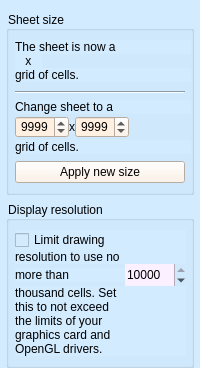
        <widget class="QWidget" name="sheet_tab">
         <property name="styleSheet">
          <string>background-color: rgb(210, 235, 255);</string>
         </property>
         <attribute name="title">
          <string>Sheet</string>
         </attribute>
         <layout class="QVBoxLayout" name="verticalLayout_23">
          <property name="leftMargin">
           <number>6</number>
          </property>
          <property name="rightMargin">
           <number>6</number>
          </property>
          <property name="bottomMargin">
           <number>0</number>
          </property>
          <item>
           <widget class="QGroupBox" name="gbox_sheet_size">
            <property name="sizePolicy">
             <sizepolicy hsizetype="Minimum" vsizetype="Fixed">
              <horstretch>0</horstretch>
              <verstretch>0</verstretch>
             </sizepolicy>
            </property>
            <property name="title">
             <string>Sheet size</string>
            </property>
            <layout class="QVBoxLayout" name="verticalLayout_19">
             <property name="leftMargin">
              <number>6</number>
             </property>
             <property name="rightMargin">
              <number>0</number>
             </property>
             <item>
              <layout class="QVBoxLayout" name="vlay_sheet_size">
               <property name="spacing">
                <number>0</number>
               </property>
               <item>
                <widget class="QLabel" name="label_sheet_is_now">
                 <property name="sizePolicy">
                  <sizepolicy hsizetype="Minimum" vsizetype="Fixed">
                   <horstretch>0</horstretch>
                   <verstretch>0</verstretch>
                  </sizepolicy>
                 </property>
                 <property name="text">
                  <string>The sheet is now a</string>
                 </property>
                 <property name="textFormat">
                  <enum>Qt::PlainText</enum>
                 </property>
                </widget>
               </item>
               <item>
                <layout class="QHBoxLayout" name="hlay_sheet_size">
                 <property name="spacing">
                  <number>0</number>
                 </property>
                 <item>
                  <widget class="QLabel" name="p_value_sheet_size_x_">
                   <property name="sizePolicy">
                    <sizepolicy hsizetype="Minimum" vsizetype="Fixed">
                     <horstretch>0</horstretch>
                     <verstretch>0</verstretch>
                    </sizepolicy>
                   </property>
                   <property name="text">
                    <string/>
                   </property>
                   <property name="textFormat">
                    <enum>Qt::PlainText</enum>
                   </property>
                  </widget>
                 </item>
                 <item>
                  <widget class="QLabel" name="label_x">
                   <property name="sizePolicy">
                    <sizepolicy hsizetype="Fixed" vsizetype="Fixed">
                     <horstretch>0</horstretch>
                     <verstretch>0</verstretch>
                    </sizepolicy>
                   </property>
                   <property name="text">
                    <string> x </string>
                   </property>
                   <property name="textFormat">
                    <enum>Qt::PlainText</enum>
                   </property>
                  </widget>
                 </item>
                 <item>
                  <widget class="QLabel" name="p_value_sheet_size_y_">
                   <property name="sizePolicy">
                    <sizepolicy hsizetype="Minimum" vsizetype="Fixed">
                     <horstretch>0</horstretch>
                     <verstretch>0</verstretch>
                    </sizepolicy>
                   </property>
                   <property name="text">
                    <string/>
                   </property>
                   <property name="textFormat">
                    <enum>Qt::PlainText</enum>
                   </property>
                  </widget>
                 </item>
                 <item>
                  <spacer name="hspace_sheet_size">
                   <property name="orientation">
                    <enum>Qt::Horizontal</enum>
                   </property>
                   <property name="sizeType">
                    <enum>QSizePolicy::Expanding</enum>
                   </property>
                   <property name="sizeHint" stdset="0">
                    <size>
                     <width>0</width>
                     <height>0</height>
                    </size>
                   </property>
                  </spacer>
                 </item>
                </layout>
               </item>
               <item>
                <widget class="QLabel" name="label_grid_of_cells">
                 <property name="sizePolicy">
                  <sizepolicy hsizetype="Minimum" vsizetype="Fixed">
                   <horstretch>0</horstretch>
                   <verstretch>0</verstretch>
                  </sizepolicy>
                 </property>
                 <property name="text">
                  <string>grid of cells.</string>
                 </property>
                 <property name="textFormat">
                  <enum>Qt::PlainText</enum>
                 </property>
                </widget>
               </item>
              </layout>
             </item>
             <item>
              <layout class="QHBoxLayout" name="hlay_line">
               <property name="spacing">
                <number>0</number>
               </property>
               <property name="topMargin">
                <number>3</number>
               </property>
               <property name="rightMargin">
                <number>6</number>
               </property>
               <property name="bottomMargin">
                <number>0</number>
               </property>
               <item>
                <widget class="Line" name="line_sheet_size">
                 <property name="orientation">
                  <enum>Qt::Horizontal</enum>
                 </property>
                </widget>
               </item>
              </layout>
             </item>
             <item>
              <layout class="QVBoxLayout" name="vlay_set_sheet_size">
               <property name="spacing">
                <number>2</number>
               </property>
               <property name="bottomMargin">
                <number>0</number>
               </property>
               <item>
                <widget class="QLabel" name="label_change_size_to">
                 <property name="sizePolicy">
                  <sizepolicy hsizetype="Minimum" vsizetype="Fixed">
                   <horstretch>0</horstretch>
                   <verstretch>0</verstretch>
                  </sizepolicy>
                 </property>
                 <property name="text">
                  <string>Change sheet to a</string>
                 </property>
                 <property name="textFormat">
                  <enum>Qt::PlainText</enum>
                 </property>
                </widget>
               </item>
               <item>
                <layout class="QHBoxLayout" name="hlay_set_sheet_size">
                 <property name="spacing">
                  <number>0</number>
                 </property>
                 <item>
                  <widget class="QSpinBox" name="p_spinb_sheet_size_x_">
                   <property name="sizePolicy">
                    <sizepolicy hsizetype="Fixed" vsizetype="Fixed">
                     <horstretch>0</horstretch>
                     <verstretch>0</verstretch>
                    </sizepolicy>
                   </property>
                   <property name="styleSheet">
                    <string>background-color: rgb(255, 240, 225);</string>
                   </property>
                   <property name="wrapping">
                    <bool>true</bool>
                   </property>
                   <property name="frame">
                    <bool>true</bool>
                   </property>
                   <property name="alignment">
                    <set>Qt::AlignCenter</set>
                   </property>
                   <property name="minimum">
                    <number>2</number>
                   </property>
                   <property name="maximum">
                    <number>9999</number>
                   </property>
                   <property name="singleStep">
                    <number>10</number>
                   </property>
                   <property name="value">
                    <number>9999</number>
                   </property>
                  </widget>
                 </item>
                 <item>
                  <widget class="QLabel" name="label_xx">
                   <property name="sizePolicy">
                    <sizepolicy hsizetype="Fixed" vsizetype="Fixed">
                     <horstretch>0</horstretch>
                     <verstretch>0</verstretch>
                    </sizepolicy>
                   </property>
                   <property name="text">
                    <string>x</string>
                   </property>
                   <property name="textFormat">
                    <enum>Qt::PlainText</enum>
                   </property>
                  </widget>
                 </item>
                 <item>
                  <widget class="QSpinBox" name="p_spinb_sheet_size_y_">
                   <property name="sizePolicy">
                    <sizepolicy hsizetype="Minimum" vsizetype="Fixed">
                     <horstretch>0</horstretch>
                     <verstretch>0</verstretch>
                    </sizepolicy>
                   </property>
                   <property name="styleSheet">
                    <string>background-color: rgb(255, 240, 225);</string>
                   </property>
                   <property name="wrapping">
                    <bool>true</bool>
                   </property>
                   <property name="frame">
                    <bool>true</bool>
                   </property>
                   <property name="alignment">
                    <set>Qt::AlignCenter</set>
                   </property>
                   <property name="minimum">
                    <number>2</number>
                   </property>
                   <property name="maximum">
                    <number>9999</number>
                   </property>
                   <property name="singleStep">
                    <number>10</number>
                   </property>
                   <property name="value">
                    <number>9999</number>
                   </property>
                  </widget>
                 </item>
                 <item>
                  <spacer name="hspace_set_sheet_size">
                   <property name="orientation">
                    <enum>Qt::Horizontal</enum>
                   </property>
                   <property name="sizeHint" stdset="0">
                    <size>
                     <width>0</width>
                     <height>0</height>
                    </size>
                   </property>
                  </spacer>
                 </item>
                </layout>
               </item>
               <item>
                <widget class="QLabel" name="label_grid_of_cells_2">
                 <property name="sizePolicy">
                  <sizepolicy hsizetype="Minimum" vsizetype="Fixed">
                   <horstretch>0</horstretch>
                   <verstretch>0</verstretch>
                  </sizepolicy>
                 </property>
                 <property name="text">
                  <string>grid of cells.</string>
                 </property>
                 <property name="textFormat">
                  <enum>Qt::PlainText</enum>
                 </property>
                </widget>
               </item>
              </layout>
             </item>
             <item>
              <layout class="QHBoxLayout" name="hlay_set_sheet_size_button">
               <property name="spacing">
                <number>0</number>
               </property>
               <property name="topMargin">
                <number>1</number>
               </property>
               <item>
                <widget class="QPushButton" name="p_button_set_sheet_size_">
                 <property name="maximumSize">
                  <size>
                   <width>16777215</width>
                   <height>22</height>
                  </size>
                 </property>
                 <property name="styleSheet">
                  <string>background-color: rgb(255, 240, 225);</string>
                 </property>
                 <property name="text">
                  <string>Apply new size</string>
                 </property>
                 <property name="autoDefault">
                  <bool>false</bool>
                 </property>
                </widget>
               </item>
               <item>
                <spacer name="hspace_right_of_button">
                 <property name="orientation">
                  <enum>Qt::Horizontal</enum>
                 </property>
                 <property name="sizeType">
                  <enum>QSizePolicy::Fixed</enum>
                 </property>
                 <property name="sizeHint" stdset="0">
                  <size>
                   <width>6</width>
                   <height>0</height>
                  </size>
                 </property>
                </spacer>
               </item>
              </layout>
             </item>
            </layout>
           </widget>
          </item>
          <item>
           <widget class="QGroupBox" name="gbox_draw_limit">
            <property name="sizePolicy">
             <sizepolicy hsizetype="Minimum" vsizetype="Fixed">
              <horstretch>0</horstretch>
              <verstretch>0</verstretch>
             </sizepolicy>
            </property>
            <property name="title">
             <string>Display resolution</string>
            </property>
            <layout class="QVBoxLayout" name="verticalLayout_22">
             <property name="spacing">
              <number>0</number>
             </property>
             <property name="leftMargin">
              <number>6</number>
             </property>
             <property name="rightMargin">
              <number>5</number>
             </property>
             <item>
              <widget class="QCheckBox" name="p_checkb_is_draw_size_limited_">
               <property name="text">
                <string>Limit drawing</string>
               </property>
              </widget>
             </item>
             <item>
              <widget class="QLabel" name="label">
               <property name="sizePolicy">
                <sizepolicy hsizetype="Minimum" vsizetype="Fixed">
                 <horstretch>0</horstretch>
                 <verstretch>0</verstretch>
                </sizepolicy>
               </property>
               <property name="text">
                <string>resolution to use no</string>
               </property>
               <property name="textFormat">
                <enum>Qt::PlainText</enum>
               </property>
              </widget>
             </item>
             <item>
              <layout class="QHBoxLayout" name="horizontalLayout_2">
               <property name="spacing">
                <number>0</number>
               </property>
               <item>
                <widget class="QLabel" name="label_2">
                 <property name="sizePolicy">
                  <sizepolicy hsizetype="Minimum" vsizetype="Fixed">
                   <horstretch>0</horstretch>
                   <verstretch>0</verstretch>
                  </sizepolicy>
                 </property>
                 <property name="text">
                  <string>more than</string>
                 </property>
                 <property name="textFormat">
                  <enum>Qt::PlainText</enum>
                 </property>
                </widget>
               </item>
               <item>
                <widget class="QSpinBox" name="p_spinb_xy_draw_size_limit_">
                 <property name="sizePolicy">
                  <sizepolicy hsizetype="Fixed" vsizetype="Fixed">
                   <horstretch>0</horstretch>
                   <verstretch>0</verstretch>
                  </sizepolicy>
                 </property>
                 <property name="styleSheet">
                  <string>background-color: rgb(250, 240, 255);</string>
                 </property>
                 <property name="frame">
                  <bool>false</bool>
                 </property>
                 <property name="minimum">
                  <number>1</number>
                 </property>
                 <property name="maximum">
                  <number>10000</number>
                 </property>
                 <property name="singleStep">
                  <number>1</number>
                 </property>
                 <property name="value">
                  <number>10000</number>
                 </property>
                </widget>
               </item>
              </layout>
             </item>
             <item>
              <widget class="QLabel" name="label_3">
               <property name="sizePolicy">
                <sizepolicy hsizetype="Minimum" vsizetype="Fixed">
                 <horstretch>0</horstretch>
                 <verstretch>0</verstretch>
                </sizepolicy>
               </property>
               <property name="text">
                <string>thousand cells. Set
this to not exceed
the limits of your
graphics card and
OpenGL drivers.</string>
               </property>
               <property name="textFormat">
                <enum>Qt::PlainText</enum>
               </property>
              </widget>
             </item>
            </layout>
           </widget>
          </item>
          <item>
           <spacer name="sheet_tab_bottom_spacer_2">
            <property name="orientation">
             <enum>Qt::Vertical</enum>
            </property>
            <property name="sizeHint" stdset="0">
             <size>
              <width>0</width>
              <height>0</height>
             </size>
            </property>
           </spacer>
          </item>
         </layout>
        </widget>
